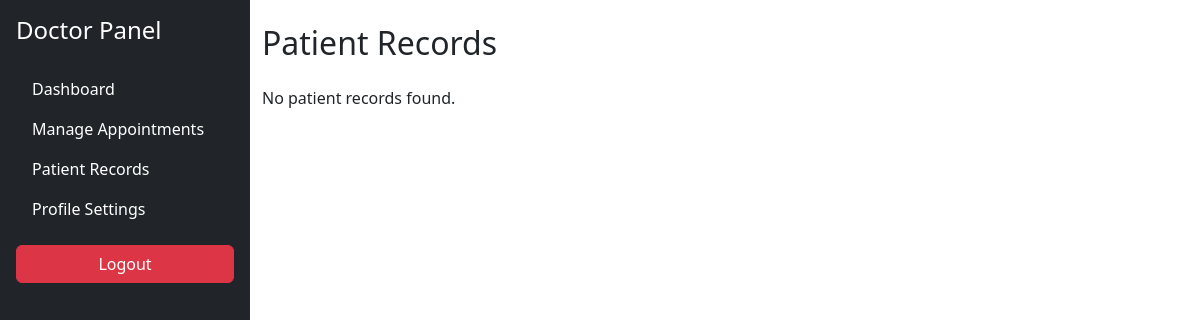
The page /patient-record/ (signed in) on the database as committed earlier.
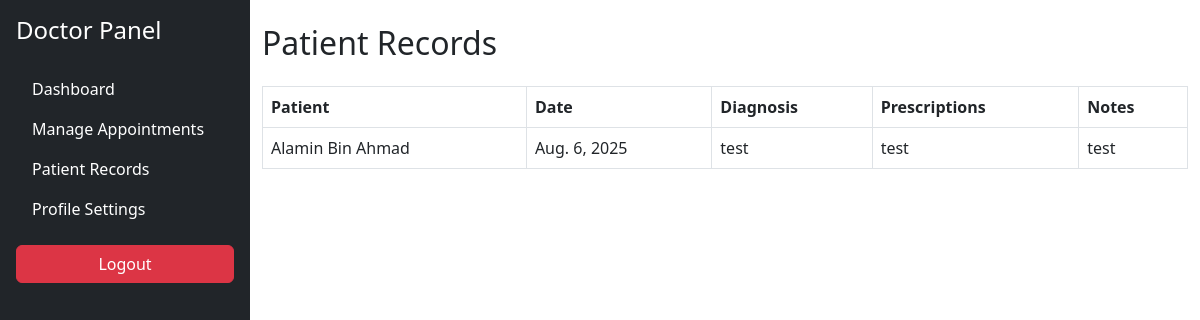
The same page on the database as committed later.
### ODABSApp/models.py (models this page shows, shortened)
class MedicalHistory(models.Model):
    patient = models.ForeignKey(PatientProfile, on_delete=models.CASCADE)
    doctor = models.ForeignKey(DoctorProfile, on_delete=models.CASCADE)
    appointment = models.ForeignKey(Appointments, on_delete=models.CASCADE)
    diagnosis = models.TextField(max_length=200, blank=True)
    prescription = models.TextField(max_length=200, blank=True)
    note = models.TextField(max_length=200, blank=True)
    date = models.DateField(auto_now_add=True)

class PatientProfile(models.Model):
    patient = models.ForeignKey(User, on_delete=models.CASCADE)
    email = models.EmailField(blank=True, max_length=200)
    phone_number = models.CharField(blank=True, max_length=20)
    profile_img = models.ImageField(upload_to='patient/', blank=True)

### ODABSApp/views.py (the view)
# urls.py: path('patient-record/', views.patient_record, name='patient-record'),
@login_required(login_url='/')
def patient_record(request):
    current_doctor = DoctorProfile.objects.get(doctor=request.user)
    records = MedicalHistory.objects.filter(doctor=current_doctor)
    context = {
        'records': records
    }
    return render(request, 'doctor/patient-record.html', context)

### templates/doctor/patient-record.html
{% extends 'doctor/d-base.html' %}
{% block content %}
<div class="container mt-4">
    <h2 class="mb-4">Patient Records</h2>
    {% if records %}
        <table class="table table-bordered table-hover">
            <thead>
                <tr>
                    <th>Patient</th>
                    <th>Date</th>
                    <th>Diagnosis</th>
                    <th>Prescriptions</th>
                    <th>Notes</th>
                </tr>
            </thead>
            <tbody>
                {% for record in records %}
                    <tr>
                        <td>{{ record.patient.patient.first_name }}</td>
                        <td>{{ record.date }}</td>
                        <td>{{ record.diagnosis }}</td>
                        <td>{{ record.prescription }}</td>
                        <td>{{ record.note }}</td>
                    </tr>
                {% endfor %}
            </tbody>
        </table>
    {% else %}
        <p>No patient records found.</p>
    {% endif %}
</div>
{% endblock %}

Rows that differ between the two databases and show on the page:
added MedicalHistory: patient.patient.first_name "Alamin Bin Ahmad", date "Aug. 6, 2025", diagnosis "test", prescription "test", note "test"
Other text that changed with them:
text no longer shown: "No patient records found."
text now shown: "Patient Date Diagnosis Prescriptions Notes"
